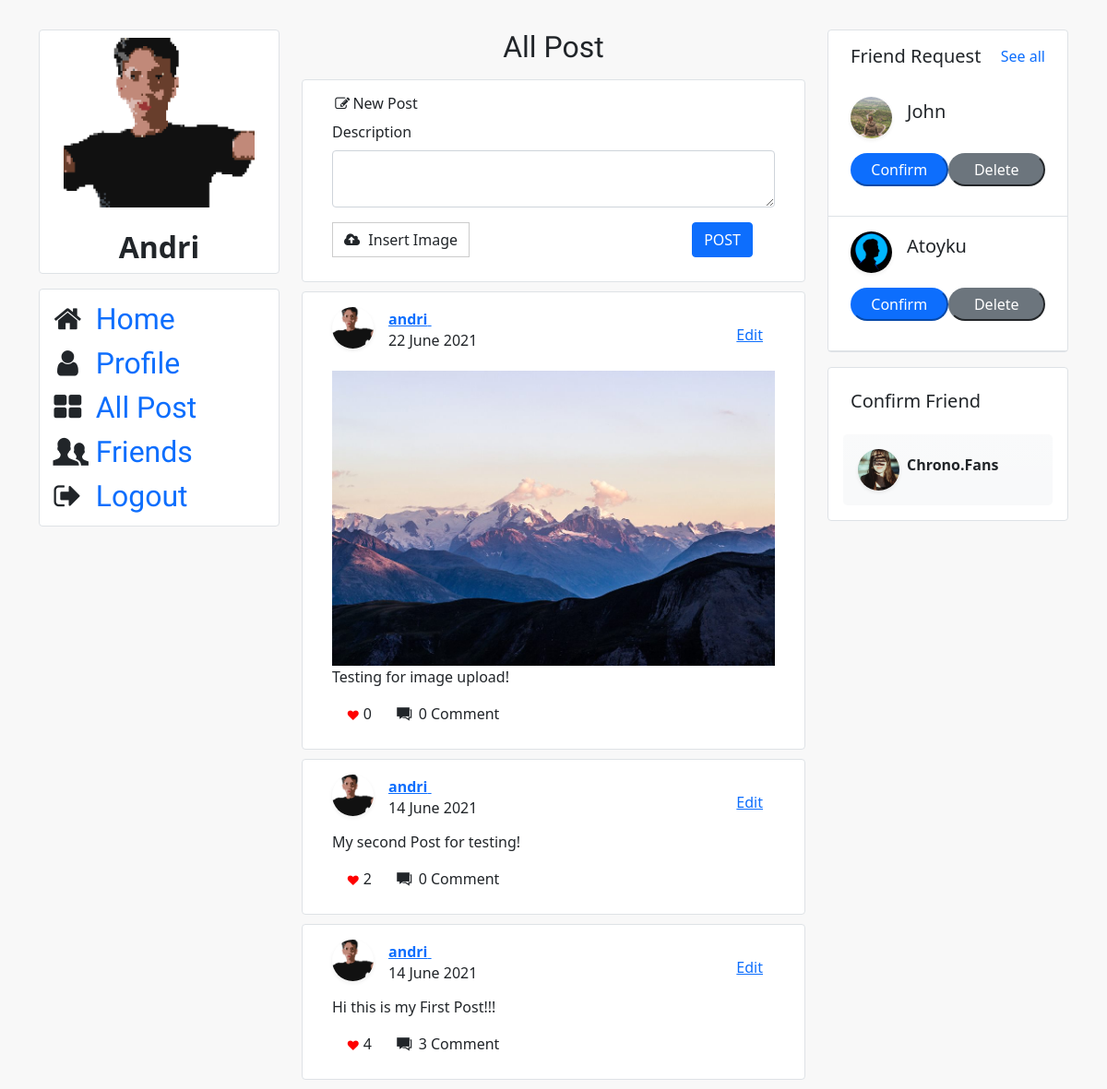
Page /sns/ (signed in) on the committed database.
### sns/models.py (models this page shows, shortened)
class Profile(models.Model):
    user = models.OneToOneField(to="resep.User", on_delete=models.CASCADE, related_name="user_a")
    user_avatar = models.ImageField(upload_to='user_avatar', blank=True)
    country = models.CharField(max_length = 64, blank=True)
    address = models.CharField(blank=True, max_length = 255)
    city = models.CharField(max_length = 64, blank=True)
    postcode = models.CharField(max_length = 64, blank=True)
    bio = models.TextField(blank=True)

class Post(models.Model):
    user = models.ForeignKey(to="resep.User", on_delete=models.CASCADE, related_name="user_p")
    body = models.TextField()
    like_count = models.IntegerField(default=0)
    date = models.DateTimeField(auto_now_add=True)
    image = models.ImageField(upload_to='user_image', blank=True)

class Sns_comments(models.Model):
    cid = models.UUIDField(primary_key=True, default=uuid.uuid4, editable=False)
    user = models.ForeignKey(to="resep.User", on_delete=models.CASCADE, related_name="user_comments")
    post = models.ForeignKey(Post, on_delete=models.CASCADE, related_name="post_comments")
    body = models.TextField()
    date = models.DateTimeField(auto_now_add=True)

class Follow(models.Model):
    user = models.ForeignKey(to="resep.User", on_delete=models.CASCADE, related_name="user_f")
    following = models.ForeignKey(to="resep.User", on_delete=models.CASCADE, related_name="user_following")
    friend_request = models.BooleanField(default=False)

### resep/models.py (models this page shows)
class User(AbstractUser):
    pass

### sns/views.py (the view, shortened to what this page needs)
# urls.py: path("", views.index, name="mail_index"),
def index(request):
    if request.user.is_authenticated:
        profile_data = Profile.objects.filter(user = request.user).first()
        friend_request = Follow.objects.filter(following = request.user, friend_request = False)[0:3]
        pending_request = Follow.objects.filter(user = request.user, friend_request = False)[0:3]
        allpost = Post.objects.filter(user=request.user).order_by("-date")
        paginator = Paginator(allpost, 10)
        page = request.GET.get('page', 1)
        user = paginator.page(page)
        if request.method == "GET":
            return render(request, "network/index.html", {
                "form": PostForm,
                "allpost": user,
                "profile_data": profile_data,
                "friend_request": friend_request,
                "pending_request": pending_request,
                })

### sns/templates/network/index.html (shortened to what this page needs)
{% extends "network/layout.html" %}
{% load static %}
{% block side %}
<div class="col-md-3">
	<div class="card border mb-3">
		<div class="user_profile">
			<img class="profile_img avatar mb-0 mt-2" src="
			{% if profile_data.user_avatar %}
			{{ profile_data.user_avatar.url }}"
			{% else %}
			{% static 'network/profile.jpg' %}"
			{% endif %}
			alt="{{ user }}"><br>
			<h2 style="text-align: center"><b>{{ user|title }}</b></h2>
		</div>
	</div>
	<div class="card border mb-3 p-2">
		<div class="sidebar-block custom_font">
		{% if user.is_authenticated %}
			<i class="icon-home"></i> <a class="text-decoration-none" href="{% url 'sns_index' %}">Home</a><br>
			<i class="icon-user"></i> <a class="text-decoration-none" href="{% url 'profil' user.id %}">Profile</a><br>
			<i class="icon-th-large"></i> <a class="text-decoration-none" href="{% url 'all_posts' %}">All Post</a><br>
			<i class="icon-users"></i> <a class="text-decoration-none" href="{% url 'sns_friends' user.id %}">Friends</a><br>
			<i class="icon-logout"></i> <a class="text-decoration-none" href="{% url 'sns_logout' %}">Logout</a>
		{% endif %}
		</div>
	</div>
</div>
{% endblock %}
{% block body %}
		<div class="col-md-6">
			<div>
				<p class="display-4 text-center custom_font"><b>All Post</b></p>
			</div>
			<div class='card border out_b'>
				<div class='out_b'>
					<h6><i class="icon-edit"></i>New Post</h6>
					<form action="{% url 'sns_index'  %}" method="POST" enctype="multipart/form-data">
						<label class="mb-2 text-dark">Description</label>
						<textarea class="form-control" name="body" rows="2"></textarea>
						<div class="card mt-3 border-0">
							<div class="card-body p-0">
								<div class="form-group mb-0">
									<label for="file-upload" class="custom-file-upload">
										<i class="fa fa-cloud-upload"></i> Insert Image </label>
									<input id="addpost" type="submit" value="POST" class="btn btn-primary pull-right me-4">
								</div>
							</div>
						</div>
					</form>
				</div>
			</div>
			{% if allpost %}
			{% for item in allpost %}
			<div class='card border out_b'>
				<div class='out_b'>
					<div class="card-body p-0 d-flex">
						<figure class="avatar me-3">
						{% if item.user.user_a.user_avatar.url %}
						<img src="{{item.user.user_a.user_avatar.url}}" alt="avater" class="fr_img shadow-sm rounded-circle w45">
						{% else %}
						<img src="{% static 'network/profile.jpg' %}" alt="avater" class="fr_img shadow-sm rounded-circle w45">
						{% endif %}
						</figure>
						<h6 class="mt-1">
						<a href="{% url 'profil' item.user.id %}">
							<b>{{ item.user }}</b>
						</a>&nbsp;&nbsp;
						<span class="d-block mt-1 lh-3"> {{ item.date|date:"j E Y" }}</span></h6>
						{% if user.is_authenticated and item.user == user %}
						<button id="edit_button" class="btn btn-link edit_post" value="{{ item.id }}" type="button">Edit</button>
						{% endif %}
					</div>
					<div>
					{% if item.image %}
					<img class="mb-0 mt-2 img-fluid" src="{{ item.image.url }}" alt="{{ user }}">
					{% endif %}
					</div>
					<div class="mb-1" id="post_body_{{ item.id }}">
						<a class="text-decoration-none text-dark" href="{% url 'sns_comments' item.id %}">
							{{ item.body }}
						</a>
					</div>
					{% if user.is_authenticated and item.user != user %}
					<div>
						<form action="{% url 'like' item.id %}" method="POST">
						{% csrf_token %}
						<button name="like" id={{ item.id }} value="like" type="submit" class="cus_btn btn btn-outline-primary" onclick="like_counter({{ item.id }})";><i class="icon-up-open"></i></button>
						<i class="fa fa-heart" style="font-size:12px;color:red"></i><span id="like_{{ item.id }}">{{ item.like_count }}</span>&nbsp;
						<button name="like" id={{ item.id }} value="dislike" type="submit" class="cus_btn btn btn-outline-danger" onclick="dislike_counter({{ item.id }})";><i class="icon-down-open"></i></button>
						<a href="{% url 'sns_comments' item.id %}" class="ms-3 text-dark  text-decoration-none">
						<i class="icon-comment-alt text-dark btn-round-sm font-lg"></i>
						<span>{{item.post_comments.all|length}} Comment</span></a>
						</form>
					</div>
					{% else %}
					<div>
						&nbsp;&nbsp;&nbsp;&nbsp;<i class="fa fa-heart" style="font-size:12px;color:red"></i><span id="like_{{ item.id }}">{{ item.like_count }}</span>&nbsp;
						<a href="{% url 'sns_comments' item.id %}" class="ms-3 text-dark  text-decoration-none">
						<i class="icon-comment-alt text-dark btn-round-sm font-lg"></i>
						<span>{{item.post_comments.all|length}} Comment</span></a>
					</div>
					{% endif %}
				</div>
			</div>
			{% endfor %}
			{% endif %}
		</div>
		<div class="col-md-3">
			<div class="card border mb-3">
				<div class="card-body d-flex align-items-center ps-4 pe-4">
					<h5 class="mb-0">Friend Request</h5>
					<a href="{% url 'sns_friends' user.id %}" class="ms-auto text-decoration-none">See all</a>
				</div>
				{% if friend_request %}
				{% for item in friend_request %}
				<div class="wrap pb-3 border-bottom">
					<div class="card-body d-flex pt-3 ps-4 pe-4 pb-0 ">
						<figure class="fr_img avatar me-3">
						{% if item.user.user_a.user_avatar.url %}
						<img src="{{item.user.user_a.user_avatar.url}}" alt="avater" class="fr_img shadow-sm rounded-circle">
						{% else %}
						<img src="{% static 'network/profile.jpg' %}" alt="avater" class="fr_img shadow-sm rounded-circle">
						{% endif %}
						</figure>
						<a class="text-decoration-none text-dark" href="{% url 'profil' item.user.id %}">
						{% if item.user.get_full_name %}
						<h5 class="mt-1">{{item.user.get_full_name|title}}</h5>
						{% else %}
						<h5 class="mt-1">{{item.user.username|title}}</h5>
						{% endif %}
						</a>
					</div>
					<div >
					<form class="card-body d-flex justify-content-evenly pt-0 ps-4 pe-4" action="{% url 'sns_friends' item.user.id %}" method="POST">
						<input name="request" type="submit" class="vw-100 p-1 btn-primary rounded-pill" value="Confirm">
						<input name="request" type="submit" class="vw-100 p-1 btn-secondary rounded-pill" value="Delete">
						</form>
					</div>
				</div>
				{% endfor %}
				{% else %}
				<div class="wrap mb-3 text-center">
				No Friend Request!
				</div>
				{% endif %}
			</div>
			<div class="card border mb-3">
				<div class="card-body d-flex align-items-center p-4">
					<h5 class="mb-0">Confirm Friend</h5>
				</div>
				{% if pending_request %}
				{% for item in pending_request %}
				<div class="card-body bg-transparent-card d-flex p-3 bg-light bg-gradient ms-3 me-3 rounded-3 mb-3">
					<figure class="avatar me-2 mb-0">
					{% if item.following.user_a.user_avatar.url %}
						<img src="{{item.following.user_a.user_avatar.url}}" alt="avater" class="fr_img shadow-sm rounded-circle">
						{% else %}
						<img src="{% static 'network/profile.jpg' %}" alt="avater" class="fr_img shadow-sm rounded-circle">
						{% endif %}
					</figure>
					<h6 class="mt-2">
					<a class="text-decoration-none text-dark" href="{% url 'profil' item.following.id %}">
						{% if item.following.get_full_name %}
						<b class="mt-1">{{item.following.get_full_name|title}}</b>
						{% else %}
						<b class="mt-1">{{item.following.username|title}}</b>
						{% endif %}
					</a></h6>
				</div>
				{% endfor %}
				{% else %}
				<div class="wrap mb-3 text-center">
				No Pending Request!
				</div>
				{% endif %}
			</div>
		</div>
	</div>
</div>
{% endblock %}

### sns/static/network/css/styles.css (style rules this page uses)
body { background-color: #F8F8F8; margin-top: 2rem; }
.custom_font { font-family: 'Niconne', cursive; font-size: 2rem; }
.out_b { padding: 0.5rem 1rem; margin-bottom: 10px; }
.form-control { margin-bottom: 5px; }
.fa { margin-right: 5px; }
.user_profile { border-bottom: 1px; border-bottom-color: #2e2e2e; }
.profile_img { max-width:80%; max-height:80%; display: block; margin-left: auto; margin-right: auto; }
.fr_img { width:45px; height:45px; display: block; object-fit: cover; }
.custom-file-upload { border: 1px solid #ccc; display: inline-block; padding: 6px 12px; cursor: pointer; }

### rows in the picture
Profile: user_avatar (picture)
User: username "Andri"
Post: user.user_a.user_avatar (picture), user "andri", date "22 June 2021", image (picture), body "Testing for image upload!", like_count "0", post_comments.all|length "0"
Post: user.user_a.user_avatar (picture), user "andri", date "14 June 2021", body "My second Post for testing!", like_count "2", post_comments.all|length "0"
Post: user.user_a.user_avatar (picture), user "andri", date "14 June 2021", body "Hi this is my First Post!!!", like_count "4", post_comments.all|length "3"
Follow: user.user_a.user_avatar (picture), user.username "John"
Follow: user.username "Atoyku"
Follow: following.user_a.user_avatar (picture), following.username "Chrono.Fans"
